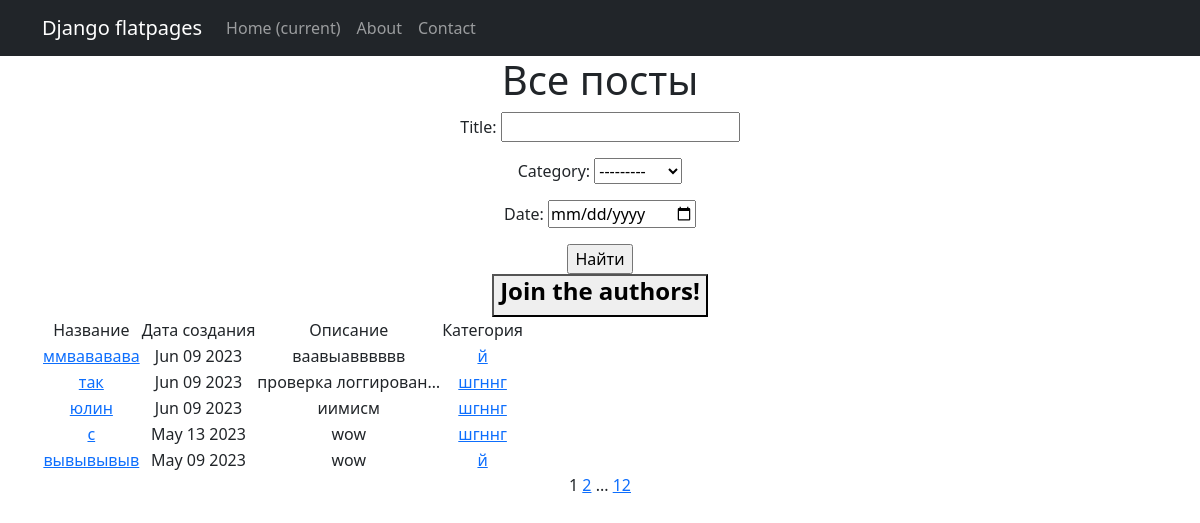
/posts/, run on the app's committed database.
### simpleapp/models.py (models this page shows, shortened)
class Post(models.Model):
    author = models.ForeignKey(Author, on_delete=models.CASCADE)
    NEWS = 'NW'
    ARTICLE = 'AR'
    CATEGORY_CHOICES = [
        (NEWS, 'Новость'),
        (ARTICLE, 'Статья'),
    ]
    categoryType = models.CharField(max_length=2, choices=CATEGORY_CHOICES, default=ARTICLE)
    name = models.CharField(max_length=50, unique=True)
    description = models.TextField()
    createDate = models.DateTimeField(auto_now_add=True)
    rating = models.IntegerField(default=0)
    category = models.ForeignKey(
        to='Category',
        on_delete=models.CASCADE,
        related_name='posts')

class Category(models.Model):
    name = models.CharField(max_length=100, unique=True)
    subscribers = models.ManyToManyField(User, related_name='categories')

### simpleapp/views.py (the view)
# urls.py: path('', PostList.as_view(), name='post_list'),
class PostList(ListView):
    model = Post
    ordering = '-createDate'
    template_name = 'posts.html'
    context_object_name = 'posts'
    paginate_by = 5
    def get_queryset(self):
        queryset = super().get_queryset()
        self.filterset = PostFilter(self.request.GET, queryset)
        return self.filterset.qs
    def get_context_data(self, **kwargs):
        context = super().get_context_data(**kwargs)
        context['time_now'] = datetime.utcnow()
        context['filterset'] = self.filterset
        context['is_author'] = self.request.user.groups.filter(name='authors').exists()
        return context

### simpleapp/templatetags/custom_filters.py (called while the page is built)
@register.filter()
def tsenzor(value):
    bad_words = ['cat', 'dog', 'opinion']
    for i in bad_words:
        value = value.replace(str(i), i[0] + '*' * (len(i) - 1))
    return value

### simpleapp/templatetags/custom_tags.py (called while the page is built)
@register.simple_tag(takes_context=True)
def url_replace(context, **kwargs):
   d = context['request'].GET.copy()
   for k, v in kwargs.items():
       d[k] = v
   return d.urlencode()

### templates/posts.html (shortened to what this page needs)
{% extends 'flatpages/default.html' %}
{% load custom_filters %}
{% load custom_tags %}
{% load cache %}
{% block content %}
   <h1>Все посты</h1>
   <form action="" method="get">
       {{ filterset.form.as_p }}
       <input type="submit" value="Найти" />
   </form>
{% if not is_author %}
<button>
    <a class="nav-link" href="{% url 'account_upgrade' %}">
        <h4><strong>Join the authors!</strong></h4>
    </a>
</button>
{% endif %}
   {% if posts %}
       <table>
           <tr>
               <td>Название</td>
               <td>Дата создания</td>
               <td>Описание</td>
               <td>Категория</td>
           </tr>
           {% for post in posts %}
           <tr>
               <td><a href="{% url 'post_detail' post.id %}">{{ post.name }}</a></td>
               <td>{{ post.createDate|date:'M d Y' }}</td>
               <td>{{ post.description|truncatechars:20|tsenzor}}</td>
               <td><a href="{% url 'category_list' post.category.id %}">{{ post.category.name }}</a></td>
           </tr>
           {% endfor %}
       </table>
   {% else %}
       <h2> Новостей нет!</h2>
   {% endif %}
   {{ page_obj.number }}
   {% if page_obj.has_next %}
       <a href="?{% url_replace page=page_obj.next_page_number %}">{{ page_obj.next_page_number }}</a>
       {% if paginator.num_pages != page_obj.next_page_number %}
           ...
           <a href="?{% url_replace page=page_obj.paginator.num_pages %}">{{ page_obj.paginator.num_pages }}</a>
       {% endif %}
   {% endif %}
{% endblock content %}

### templates/flatpages/default.html (shortened to what this page needs)
<!DOCTYPE html>
<html lang="en">
    <head>
        {% load static %}
        <link href="{% static 'css/styles.css' %}" rel="stylesheet" />
    </head>
    <body>
        <nav class="navbar navbar-expand-lg navbar-dark bg-dark static-top">
   <div class="container">
       <a class="navbar-brand" href="#">Django flatpages</a>
       <div class="collapse navbar-collapse" id="navbarResponsive">
           <ul class="navbar-nav ml-auto">
               <li class="nav-item active">
                   <a class="nav-link" href="#">Home
                       <span class="sr-only">(current)</span>
                   </a>
               </li>
               <li class="nav-item">
                   <a class="nav-link" href="/about/">About</a>
               </li>
               <li class="nav-item">
                   <a class="nav-link" href="/contacts/">Contact</a>
               </li>
           </ul>
       </div>
   </div>
</nav>
        <div class="container">
   <div class="row">
       <div class="col-lg-12 text-center">
           {% block content %}{% endblock content %}
       </div>
   </div>
</div>
    </body>
</html>

### data on the page
Post: name "ммвававава", createDate "Jun 09 2023", description|tsenzor "ваавыавввввв", category.name "й"
Post: name "так", createDate "Jun 09 2023", description|tsenzor "проверка логгирован…", category.name "шгннг"
Post: name "юлин", createDate "Jun 09 2023", description|tsenzor "иимисм", category.name "шгннг"
Post: name "с", createDate "May 13 2023", description|tsenzor "wow", category.name "шгннг"
Post: name "вывывывыв", createDate "May 09 2023", description|tsenzor "wow", category.name "й"

### other printed values
{{ page_obj.number }} "1"
{{ page_obj.next_page_number }} "2"
{{ page_obj.paginator.num_pages }} "12"
